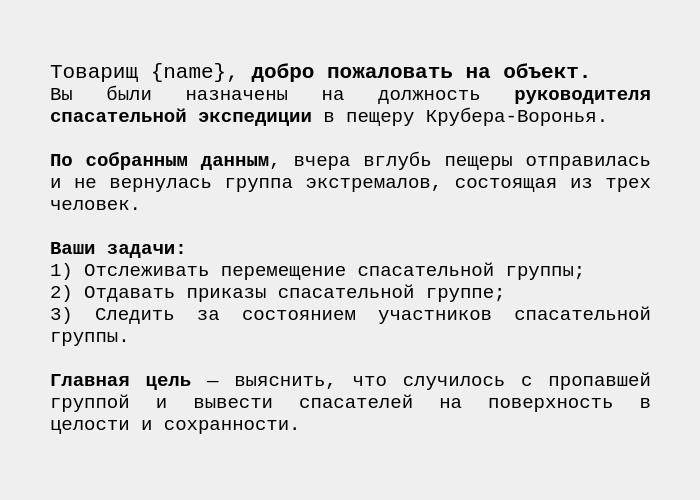
<?xml version="1.0" encoding="UTF-8"?>
<ui version="4.0">
 <class>Dialog</class>
 <widget class="QDialog" name="Dialog">
  <property name="geometry">
   <rect>
    <x>0</x>
    <y>0</y>
    <width>700</width>
    <height>500</height>
   </rect>
  </property>
  <property name="maximumSize">
   <size>
    <width>700</width>
    <height>500</height>
   </size>
  </property>
  <property name="windowTitle">
   <string>Dialog</string>
  </property>
  <widget class="QLabel" name="bg">
   <property name="geometry">
    <rect>
     <x>0</x>
     <y>0</y>
     <width>700</width>
     <height>500</height>
    </rect>
   </property>
   <property name="autoFillBackground">
    <bool>false</bool>
   </property>
   <property name="text">
    <string/>
   </property>
   <property name="pixmap">
    <pixmap>textures/info-window.png</pixmap>
   </property>
   <property name="scaledContents">
    <bool>true</bool>
   </property>
  </widget>
  <widget class="QLabel" name="label">
   <property name="geometry">
    <rect>
     <x>50</x>
     <y>60</y>
     <width>601</width>
     <height>401</height>
    </rect>
   </property>
   <property name="font">
    <font>
     <family>Courier New</family>
     <pointsize>9</pointsize>
    </font>
   </property>
   <property name="mouseTracking">
    <bool>true</bool>
   </property>
   <property name="tabletTracking">
    <bool>false</bool>
   </property>
   <property name="focusPolicy">
    <enum>Qt::FocusPolicy::NoFocus</enum>
   </property>
   <property name="contextMenuPolicy">
    <enum>Qt::ContextMenuPolicy::DefaultContextMenu</enum>
   </property>
   <property name="frameShape">
    <enum>QFrame::Shape::NoFrame</enum>
   </property>
   <property name="text">
    <string>&lt;html&gt;&lt;head/&gt;&lt;body&gt;&lt;p align=&quot;justify&quot;&gt;&lt;span style=&quot; font-size:16pt; color:#000000;&quot;&gt;Товарищ {name}, &lt;/span&gt;&lt;span style=&quot; font-size:16pt; font-weight:700; color:#000000;&quot;&gt;добро пожаловать на объект.&lt;/span&gt;&lt;span style=&quot; font-size:14pt; color:#000000;&quot;&gt;&lt;br/&gt;Вы были назначены на должность&lt;/span&gt;&lt;span style=&quot; font-size:14pt; font-weight:700; color:#000000;&quot;&gt; руководителя спасательной экспедиции&lt;/span&gt;&lt;span style=&quot; font-size:14pt; color:#000000;&quot;&gt; в пещеру Крубера-Воронья.&lt;br/&gt;&lt;br/&gt;&lt;/span&gt;&lt;span style=&quot; font-size:14pt; font-weight:700; color:#000000;&quot;&gt;По собранным данным&lt;/span&gt;&lt;span style=&quot; font-size:14pt; color:#000000;&quot;&gt;, вчера вглубь пещеры отправилась и не вернулась группа экстремалов, состоящая из трех человек.&lt;br/&gt;&lt;br/&gt;&lt;/span&gt;&lt;span style=&quot; font-size:14pt; font-weight:700; color:#000000;&quot;&gt;Ваши задачи:&lt;/span&gt;&lt;span style=&quot; font-size:14pt; color:#000000;&quot;&gt;&lt;br/&gt;1) Отслеживать перемещение спасательной группы;&lt;br/&gt;2) Отдавать приказы спасательной группе;&lt;br/&gt;3) Следить за состоянием участников спасательной группы.&lt;br/&gt;&lt;br/&gt;&lt;/span&gt;&lt;span style=&quot; font-size:14pt; font-weight:700; color:#000000;&quot;&gt;Главная цель&lt;/span&gt;&lt;span style=&quot; font-size:14pt; color:#000000;&quot;&gt; — выяснить, что случилось с пропавшей группой и вывести спасателей на поверхность в целости и сохранности.&lt;/span&gt;&lt;/p&gt;&lt;/body&gt;&lt;/html&gt;</string>
   </property>
   <property name="textFormat">
    <enum>Qt::TextFormat::AutoText</enum>
   </property>
   <property name="scaledContents">
    <bool>false</bool>
   </property>
   <property name="alignment">
    <set>Qt::AlignmentFlag::AlignLeading|Qt::AlignmentFlag::AlignLeft|Qt::AlignmentFlag::AlignTop</set>
   </property>
   <property name="wordWrap">
    <bool>true</bool>
   </property>
   <property name="margin">
    <number>0</number>
   </property>
   <property name="indent">
    <number>-1</number>
   </property>
  </widget>
 </widget>
 <resources/>
 <connections/>
</ui>
